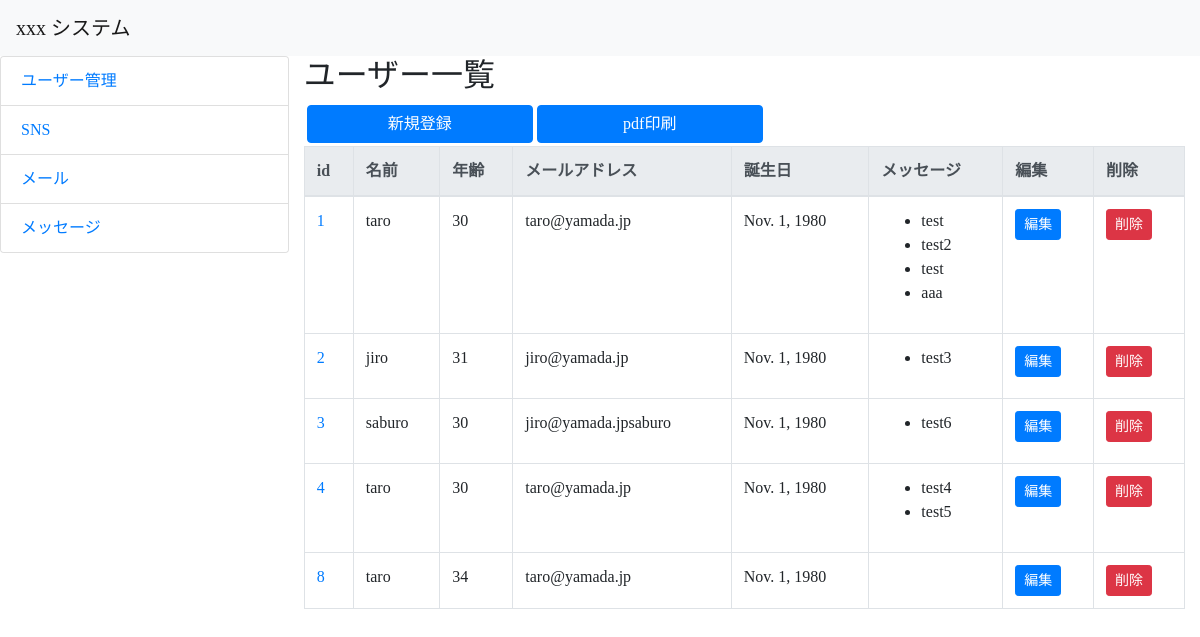
/hello/, run on an earlier commit of the app's database.
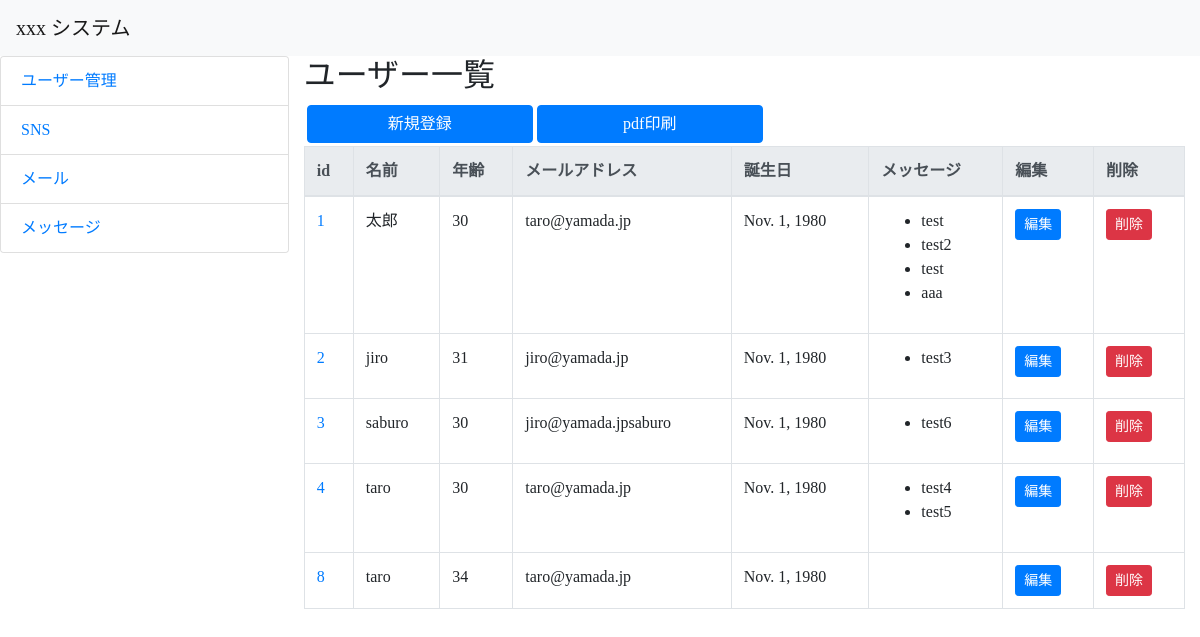
And on a later commit of the database.
### hello/models.py (models this page shows, shortened)
class Friend(models.Model):
    name = models.CharField(max_length=100)
    mail = models.EmailField(max_length=200)
    gender = models.BooleanField()
    age = models.IntegerField(validators=[ \
          MinValueValidator(0), \
          MaxValueValidator(150)])
    birthday = models.DateField()

### hello/views.py (the view)
# urls.py: path('', views.HelloListView.as_view(), name = 'index'),
class HelloListView(ListView):
    model = Friend
    template_name = 'hello/index.html'
    paginate_by = 10
    def get_context_data(self, **kwargs):
        context = super().get_context_data(**kwargs)
        context["title"] = "ユーザー一覧画面"
        return context

### hello/templates/hello/index.html (shortened to what this page needs)
{% extends "layout.html" %}
{% block title2 %}
<h2>ユーザー一覧</h2>
{% endblock %}
{% block content %}
<div style="padding:3px;">
    <input
        class="btn btn-primary"
        onclick="location.href='{% url 'hello:create' %}'"
        value="新規登録">
    <input
        class="btn btn-primary"
        value="pdf印刷">
</div>
<table class="table table-condensed table-bordered table-hover">
    <thead class="thead-light">
        <tr class="active">
            <th>id</th>
            <th>名前</th>
            <th>年齢</th>
            <th>メールアドレス</th>
            <th>誕生日</th>
            <th>メッセージ</th>
            <th>編集</th>
            <th>削除</th>
        </tr>
    <tbody>
        {% for item in object_list %}
        <tr>
            <td><a href="{% url 'hello:detail' item.pk %}">{{item.id}}</a></td>
            <td>{{item.name}}</td>
            <td>{{item.age}}</td>
            <td>{{item.mail}}</td>
            <td>{{item.birthday}}</td>
            <td>
                <ul>
                    {% for ob in item.message_set.all %}
                        <li>{{ob.title}}</li>
                    {% endfor %}
                </ul>
            </td>
            <td>
                <input
                    type="button"
                    class="btn btn-primary btn-sm"
                    onclick="location.href='{% url 'hello:update' item.pk %}'"
                    value="編集">
            </td>
            <td>
                <input
                    type="button"
                    class="btn btn-danger del_confirm btn-sm"
                    onclick="location.href='{% url 'hello:delete' item.pk %}'"
                    value="削除">
            </td>
        </tr>
        {% endfor %}
    </tbody>
</table>
{% endblock %}

What changed in the data, as far as the page shows it:
changed Friend id 1: name "taro" → "太郎"
